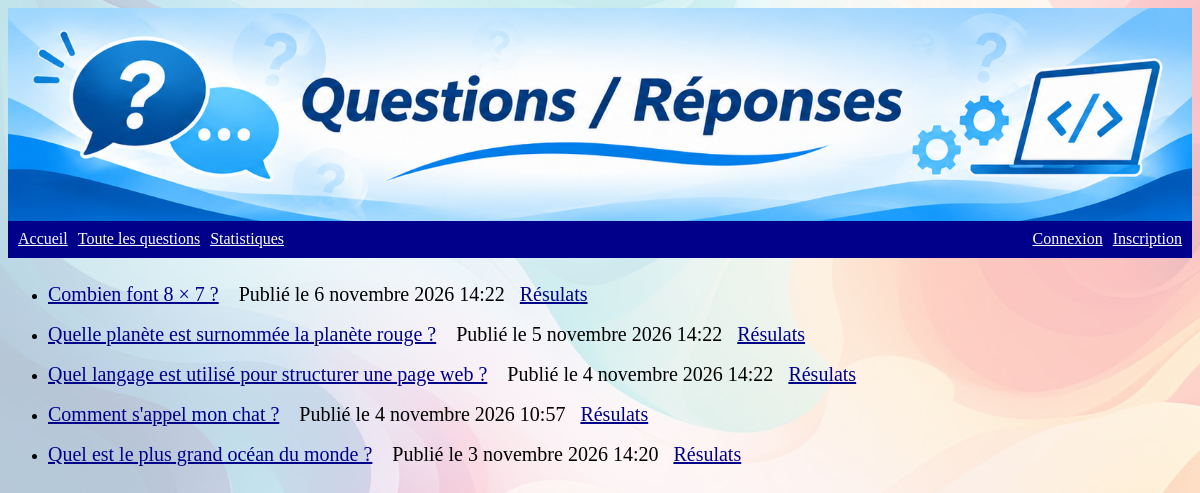
The page /polls/ on the database as committed earlier.
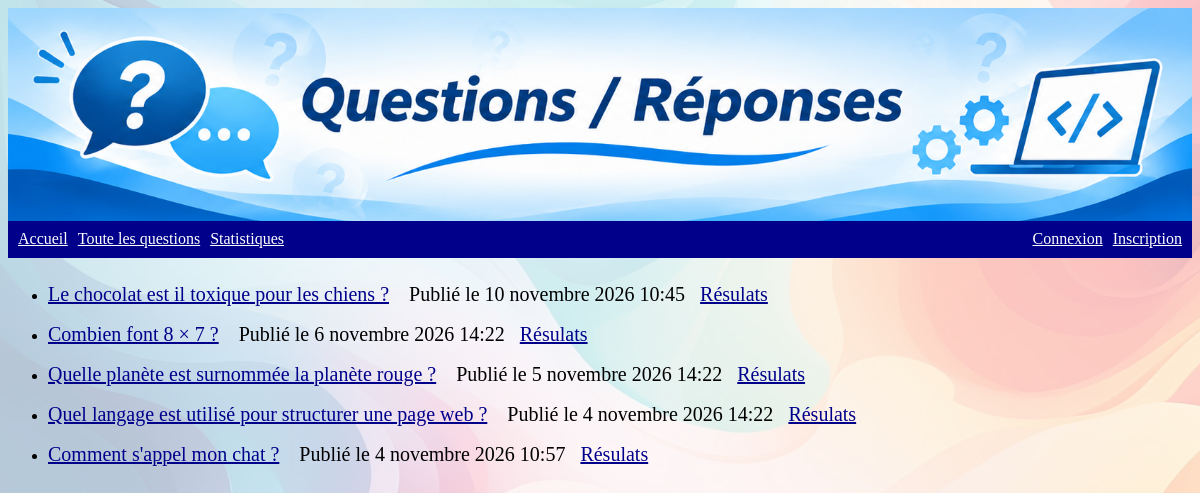
The same page on the database as committed later.
### polls/models.py (models this page shows, shortened)
class Question(models.Model):
    question_text = models.CharField(max_length=200)
    pub_date = models.DateTimeField("date published")

### polls/views.py (the view)
# urls.py: path("", views.IndexView.as_view(), name="index"),
class IndexView(generic.ListView):
    template_name = "polls/index.html"
    context_object_name = "latest_question_list"
    def get_queryset(self):
        return Question.objects.filter(pub_date__lte=timezone.now()).order_by("-pub_date")[
            :5
        ]

### polls/templates/polls/index.html (shortened to what this page needs)
{% extends "base.html" %}
{% block main %}
{% if latest_question_list %}
    <ul>
    {% for question in latest_question_list %}
       <li><a href="{% url 'polls:detail' question.id %}">{{ question.question_text }}</a><span> Publié le {{question.pub_date}}</span><a href="{% url 'polls:results' question.id %}" class="results">Résulats</a></li>
    {% endfor %}
    </ul>
{% else %}
    <p>No polls are available.</p>
{% endif %}
{% endblock %}

Rows that differ between the two databases and show on the page:
no longer on this page (row unchanged): Question: question_text "Quel est le plus grand océan du monde ?", pub_date "3 novembre 2026 14:20"
added Question: question_text "Le chocolat est il toxique pour les chiens ?", pub_date "10 novembre 2026 10:45"
